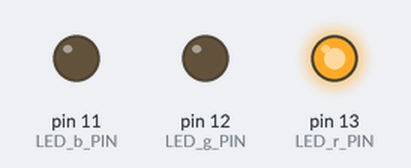
Bench run of a sketch on a simulated Arduino Uno, built with avr-gcc and run on an emulated ATmega328P. On the bench: output pins drawn as LEDs (lit = HIGH).

Above: at 0.5 s.
At 1.5 s:
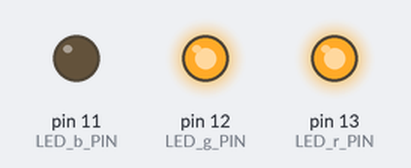
At 5.5 s:
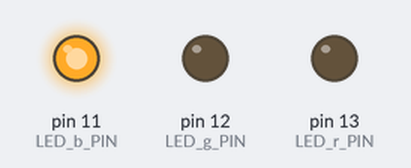
Timing chart, 0 to 6.9 s (numbered marks = the images above):
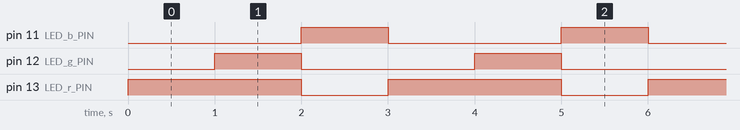

Measured:
- by itself, pin 11 (LED_b_PIN), pin 12 (LED_g_PIN): alternates HIGH for 1.0 s and LOW for 2.0 s
- by itself, pin 13 (LED_r_PIN): alternates HIGH for 2.0 s and LOW for 1.0 s
- by itself, everything shown: repeats every 3.0 s, in 3 steps

The sketch:

LED.ino
```cpp
const int LED_r_PIN = 13;  // LED燈的接腳
const int LED_b_PIN = 11; // LED燈的接腳
const int LED_g_PIN = 12;  //LED燈的接腳
void setup()
{
  Serial.begin(115200);
  pinMode(LED_r_PIN, OUTPUT);
  pinMode(LED_b_PIN, OUTPUT);
  pinMode(LED_g_PIN, OUTPUT);
}

void loop()
{
// if(t-t1>=0.5&&t>=28)
// { digitalWrite(LED_r_PIN, HIGH);
//   digitalWrite(LED_b_PIN, LOW);
//   digitalWrite(LED_g_PIN, LOW);
// }
// else if(t-t1>=0.5&&t>=24&&t<=28)
// { digitalWrite(LED_r_PIN, HIGH);
//   digitalWrite(LED_b_PIN, LOW);
//   digitalWrite(LED_g_PIN, HIGH);
// }
// else if(t-t1>=0.5&&t<=24)
// { digitalWrite(LED_r_PIN, LOW);
//   digitalWrite(LED_b_PIN, HIGH);
//   digitalWrite(LED_g_PIN, LOW);
// }
   digitalWrite(LED_r_PIN, HIGH);
   digitalWrite(LED_b_PIN, LOW);
   digitalWrite(LED_g_PIN, LOW);
   delay(1000);
   digitalWrite(LED_r_PIN, HIGH);
   digitalWrite(LED_b_PIN, LOW);
   digitalWrite(LED_g_PIN, HIGH);
   delay(1000);
   digitalWrite(LED_r_PIN, LOW);
   digitalWrite(LED_b_PIN, HIGH);
   digitalWrite(LED_g_PIN, LOW);
   delay(1000);


}
```
